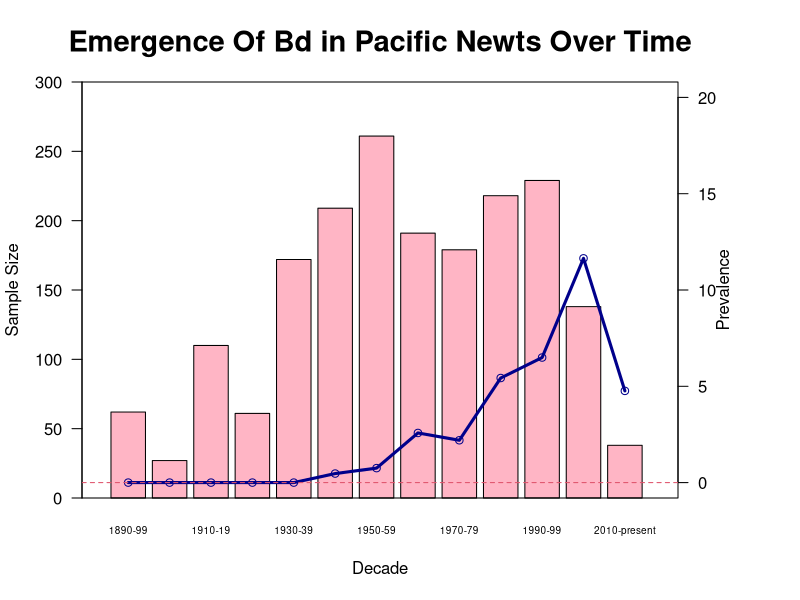

Reproduce this figure in R. (Note: this script raises an error after producing the figure.)
matrix <- as.matrix (read.csv("museumbythedecadebar2.csv",  head=TRUE, sep=","))
matrix2 <- data.frame(matrix)

Samplesize <- matrix2[1,]
time <- matrix2[2,]
library(data.table)

#change x-axis label
setnames(matrix2, old=c("X1890", "X1900", "X1910", "X1920","X1930", "X1940","X1950", "X1960","X1970","X1980","X1990","X2000","X2010"), new=c("1890-99", "1900-09","1910-19", "1920-29", "1930-39","1940-49","1950-59","1960-69","1970-79","1980-89","1990-99","2000-09", "2010-present"))
df.int <- as.matrix(Samplesize)
par(mar=c(5,4,4,6)+0.1)
taricha <- read.table("museumbydecade.csv", head=TRUE, sep=",")
df.bar <- barplot(df.int, axes=FALSE, ylim=c(0,300), xlim=c(0,16), ylab="Sample Size", xlab="Decade", main="Emergence Of Bd in Pacific Newts Over Time", cex.lab=1,  cex.main=1.75, cex.sub=3.5, cex.names=0.6, col="pink1")
axis(2,ylim=c(0,300), col="black",las=1)

box()

# allow new plot on top of 1st
par(new=TRUE)

prevl <- plot(df.bar, taricha$percent, ylim=c(0,20), ylab="", xlim=c(0,16), xlab="", axes=FALSE, type="l", col="darkblue", lwd="3")
prevpoint <- points(df.bar,taricha$percent, pch=1, col="darkblue")

axis(4,ylim=c(0,5),col="black", ylab="Percent Prevalence" , col.axis="black",las=1)

mtext("Prevalence", side = 4, line = 1.75, cex = par("cex.lab"))

abline(h=0,col=2,lty=2)
#add credible intervals


library(Hmisc)
cred <- read.table ("DecadeTable_SC.csv",sep=",", fill=TRUE, head=TRUE)
lower <- cred$lowercred
upper <- cred$uppercred
heights <- cred$prev
errbar(df.bar, heights,upper,lower,add=T,xlab="",pch="",lwd="1.5")


par(new=TRUE)
infection <-plot(df.bar, taricha$avg.logZE, ylim=c(0,5), ylab="", xlim=c(0,16), xlab="", axes=FALSE, type="o", pch=22, lty=2, col="darkgreen", lwd="3")
axis(4, lwd=2, line=3, ylim=c(0,5))
mtext("Average Log ZE", side = 4, line = 5, cex = par("cex.lab"))
abline(h=4,col="purple",lty=2)

legend("topleft", legend=c("Sample Size", "95% confidence interval", "Intensity (logZE)","Percent Prevalence", "Mortality Threshold"), bty="o", col=c("pink1","black","darkgreen","darkblue", "purple"), lty=c(0,1,2,1,2), lwd=c(0,1,2.5,2.5, 1.5), pch=c(22,NA,NA,NA, NA),pt.bg=c("pink1",NA,"darkgreen","darkblue", "purple"),pt.cex=2, cex =0.75)










box(bty="U")


legend("topleft", "a", bty="n")       
